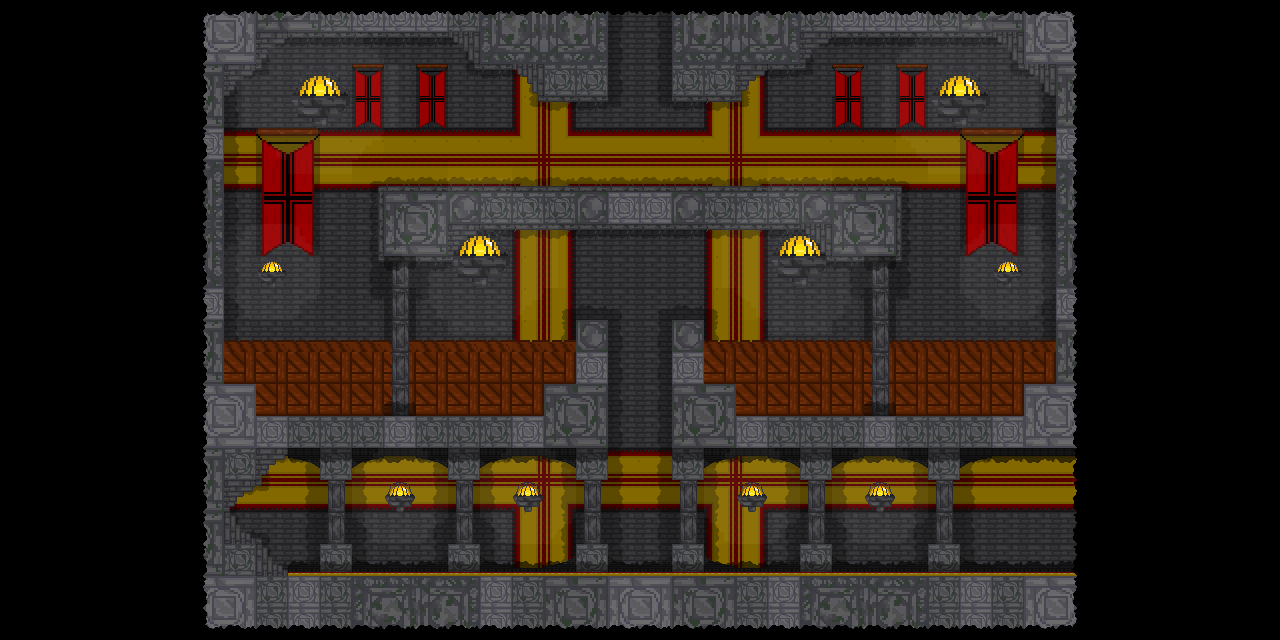

This game map was drawn from its Tiled (.tmx) file and the tilesets committed beside it. A one-line description and the trimmed map source follow:
An orthogonal 40x20 tile map with 32x32 px tiles, 10 tile layers (Castle BG, Castle BG 2.0, Royal BG, Royal Darkener, ...), 1 hidden layer not drawn, 4 tilesets and 5 objects.

<map version="1.2" tiledversion="1.3.5" orientation="orthogonal" renderorder="left-up" width="40" height="20" tilewidth="32" tileheight="32" infinite="0" nextlayerid="39" nextobjectid="29">
 <editorsettings>
  <export target="." />
 </editorsettings>
 <tileset firstgid="1" name="1st" tilewidth="32" tileheight="32" tilecount="182" columns="13">
  <image source="Main Castle Normal.png" width="416" height="448" />
 </tileset>
 <tileset firstgid="183" name="2ndSet" tilewidth="32" tileheight="32" tilecount="728" columns="26">
  <image source="Main Castle x2.png" width="832" height="896" />
 </tileset>
 <tileset firstgid="911" name="3rdSet" tilewidth="32" tileheight="32" tilecount="48" columns="6">
  <image source="64x64 normal.png" width="192" height="256" />
 </tileset>
 <tileset firstgid="959" name="4thSet" tilewidth="32" tileheight="32" tilecount="192" columns="12">
  <image source="64x64 x2.png" width="384" height="512" />
 </tileset>
 <layer id="31" name="Castle BG" width="40" height="20">
  <data>[800 cells, 560 non-empty, 1 distinct tile ids]</data>
 </layer>
 <layer id="34" name="Castle BG 2.0" width="40" height="20" opacity="0.38">
  <data>[800 cells, 560 non-empty, 1 distinct tile ids]</data>
 </layer>
 <layer id="32" name="Royal BG" width="40" height="20">
  <data>[800 cells, 160 non-empty, 14 distinct tile ids]</data>
 </layer>
 <layer id="33" name="Royal Darkener" width="40" height="20" opacity="0.47">
  <data>[800 cells, 161 non-empty, 1 distinct tile ids]</data>
 </layer>
 <layer id="36" name="1st Depth" width="40" height="20" opacity="0.3">
  <data>[800 cells, 259 non-empty, 13 distinct tile ids]</data>
 </layer>
 <layer id="29" name="Base 2.0" width="40" height="20">
  <data>[800 cells, 113 non-empty, 14 distinct tile ids]</data>
 </layer>
 <layer id="28" name="Base" width="40" height="20">
  <data>[800 cells, 353 non-empty, 54 distinct tile ids]</data>
 </layer>
 <layer id="38" name="Depth top" width="40" height="20" opacity="0.42">
  <data>[800 cells, 52 non-empty, 2 distinct tile ids]</data>
 </layer>
 <layer id="35" name="lights" width="40" height="20" opacity="0.04">
  <data>[800 cells, 800 non-empty, 10 distinct tile ids]</data>
 </layer>
 <layer id="30" name="Dark Spots" width="40" height="20">
  <data>[800 cells, 332 non-empty, 9 distinct tile ids]</data>
 </layer>
 <objectgroup id="37" name="Object Layer 1" opacity="0.93">
  <object id="24" x="608" y="96">
   <polygon points="0,0 0,-96 -416,-96 -416,544 480,544 480,480 466.182,476 -318.304,476 -345.723,448.751 -345.771,441.964 -353.091,442.091 -377.909,416.091 -351.909,390.091 -346.091,390.091 -346,383.182 -320.182,359.727 -320,352 0,352 0,224 -32,224 -32,288 -64,288 -64,320 -352,320 -352,288 -384,288 -384,0 -378.375,0 -351.875,-25.875 -346,-25.875 -346.125,-31.75 -320,-57.75 -160,-58.0909 -134.364,-32.2727 -134.182,-25.4545 -96,-25.9375 -70.0435,0.0434783 -70.087,5.91304 -0.0909091,5.90909" />
  </object>
  <object id="25" x="672" y="0">
   <polygon points="0,0 0,96 0,101.909 70,101.909 70,96 96.0909,70.0909 133.091,70 134.182,64.5455 160.182,38 320.091,37.9091 346,63.9091 346.091,70.2727 354.636,70.1818 378,96 384,96 384,384 352,384 352,416 64,416 64,384 32,384 32,320 0,320 0,448 416,448 416,0 -1,-6" />
  </object>
  <object id="26" x="378" y="186">
   <polygon points="0,0 0,77 76,76 76,70 102,43 422,44 448,70 448,76 524,76 524,0" />
  </object>
  <object id="27" x="1058" y="415" width="78.667" height="189.333">
   <properties>
    <property name="bodyType" value="static" />
    <property name="isSensor" value="true" />
    <property name="myName" value="rightExit" />
   </properties>
  </object>
  <object id="28" x="585" y="-15" width="103" height="37.333">
   <properties>
    <property name="bodyType" value="static" />
    <property name="isSensor" value="true" />
    <property name="myName" value="topExit" />
   </properties>
  </object>
 </objectgroup>
 <layer id="1" name="Tile Layer 1" width="40" height="20" visible="0" opacity="0.18">
  <data>[800 cells, 24 non-empty, 1 distinct tile ids]</data>
 </layer>
</map>
